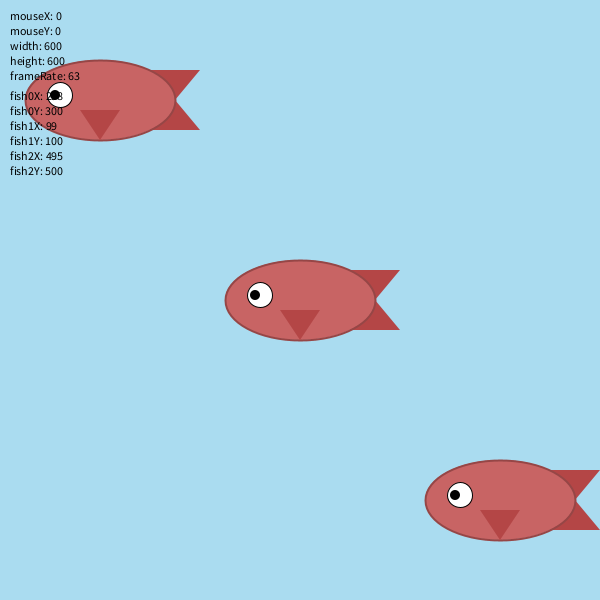
Frame 1 (no input)
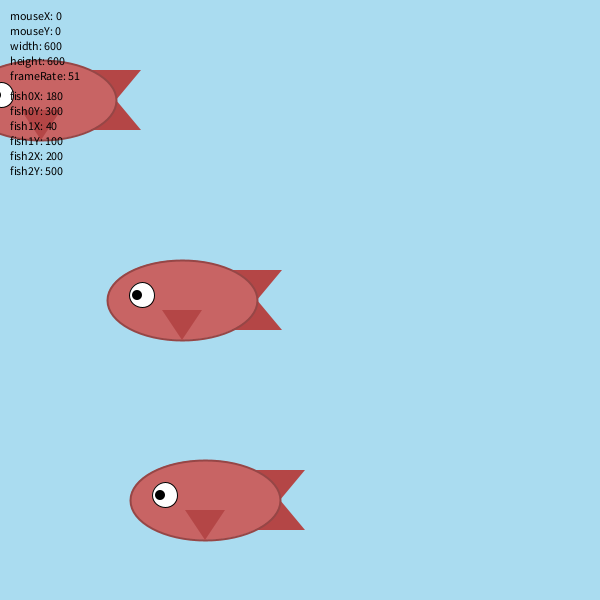
Frame 60 (the mouse pressed at the canvas centre just before this capture)
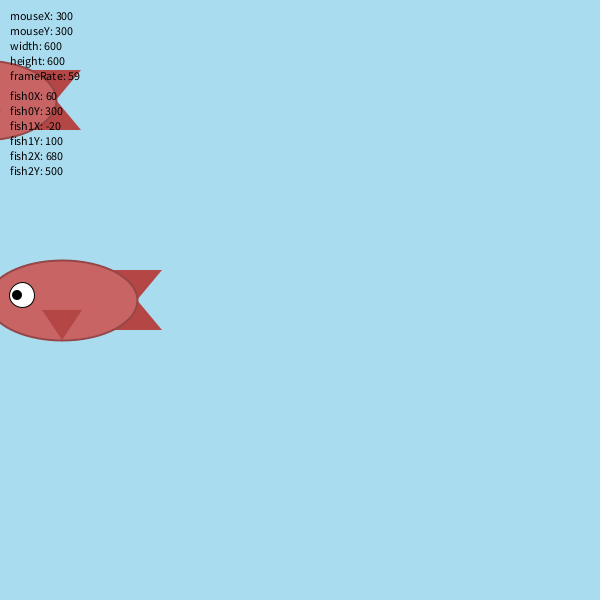
Frame 120 (the mouse held since frame 60 and released just before this capture)

The Processing sketch that drew these frames (run headless with seeded random() and noise(); from frame 60 on, the mouse is pressed at the canvas centre):

// Processing sketch: Day_6_Demo
// ── Day_6_Demo.pde
// Fish Demo - void functions

// --- CUSTOM VARIABLES ---
float fish0X;
float fish0Y;
float speed0 = 2;

float fish1X;
float fish1Y;
float speed1 = 1;

float fish2X;
float fish2Y;
float speed2 = 5;


void setup() {
  size(600, 600);

  // Initialize first fish
  fish0X = width / 2;   // Start in center horizontally
  fish0Y = height / 2;  // Start in center vertically

  // Initialize second fish
  fish1X = 100;   // Start in center horizontally
  fish1Y = 100;  // Start in center vertically

  // Initialize third fish
  fish2X = 500;   // Start in center horizontally
  fish2Y = 500;  // Start in center vertically
}

void draw() {
  background(170, 220, 240);


  // --- DRAW THE FISH using variables ---
  drawFish(fish0X, fish0Y);
  drawFish(fish1X, fish1Y);
  drawFish(fish2X, fish2Y);

  // --- MOVE THE FISH using variables ---
  fish0X -= speed0;      // Move left
  if (fish0X < -75) {          // If fish goes off left edge
    fish0X = width + 100;       // Wrap to right side
  }
  
  fish1X -= speed1;     
  if (fish1X < -75) {          
    fish1X = width + 100;      
  }
  
  fish2X -= speed2;      
  if (fish2X < -75) {        
    fish2X = width + 100;       
  }



  // --- DISPLAY BUILT-IN VARIABLES ---
  displayInfo();
}



// Function to draw fish
void drawFish(float x, float y) {
  // --- TAIL FIN ---
  fill(180, 70, 70);
  noStroke();
  triangle(x + 100, y - 30,
    x + 50, y - 30,
    x + 50, y + 30);

  triangle(x + 100, y + 30,
    x + 50, y - 30,
    x + 50, y + 30);

  // --- FISH BODY ---
  fill(200, 100, 100);
  stroke(150, 70, 70);
  strokeWeight(2);
  ellipse(x, y, 150, 80);

  // --- SIDE FIN ---
  fill(180, 70, 70);
  noStroke();
  triangle(x, y + 40,
    x - 20, y + 10,
    x + 20, y + 10);

  // --- EYE ---
  fill(255);
  stroke(0);
  strokeWeight(1);
  ellipse(x - 40, y - 5, 25, 25);

  fill(0);
  noStroke();
  ellipse(x - 45, y - 5, 10, 10);
}



// Function to display variable information
void displayInfo() {
  fill(0);
  textSize(12);
  textAlign(LEFT);

  // Show built-in variables
  text("mouseX: " + mouseX, 10, 20);
  text("mouseY: " + mouseY, 10, 35);
  text("width: " + width, 10, 50);
  text("height: " + height, 10, 65);
  text("frameRate: " + int(frameRate), 10, 80);

  // Show our custom variables
  text("fish0X: " + int(fish0X), 10, 100);
  text("fish0Y: " + int(fish0Y), 10, 115);
  
  text("fish1X: " + int(fish1X), 10, 130);
  text("fish1Y: " + int(fish1Y), 10, 145);
  
  text("fish2X: " + int(fish2X), 10, 160);
  text("fish2Y: " + int(fish2Y), 10, 175);
}
